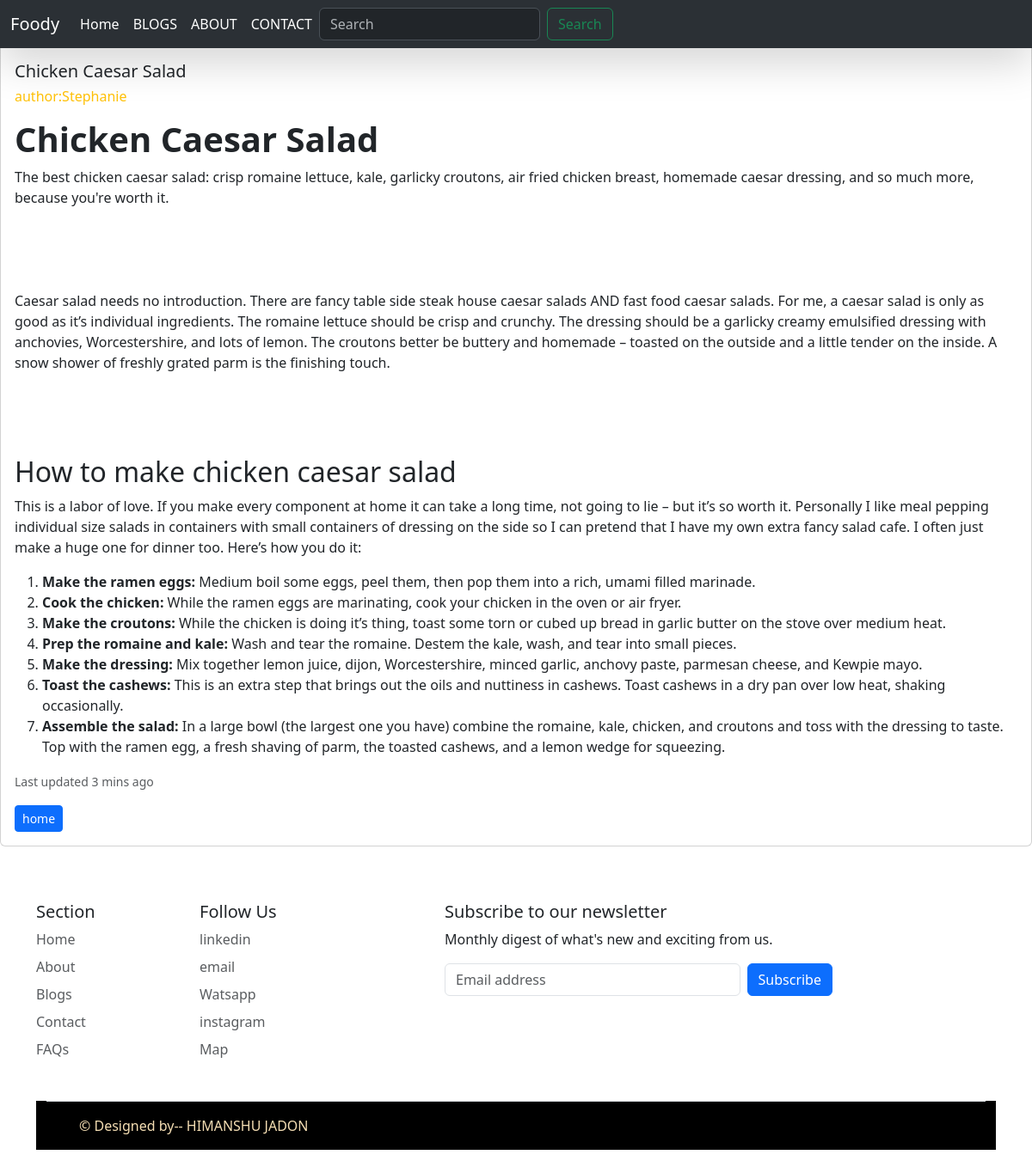
Screenshot of /viewBlog/1/ with the database file from the repository.
### myapp2/models.py (models this page shows, shortened)
class Popular_blogs(models.Model):
    title=models.CharField(max_length=50)
    author=models.CharField(max_length=50)
    date=models.DateField(auto_now_add=True)
    content=RichTextField()
    image = models.ImageField(upload_to = "myapp2/images",default="")
    created_at=models.DateTimeField(auto_now_add=True)

### myapp2/views.py (the view)
# urls.py: path('viewBlog/<int:pk>/',views.view_block,name='viewBlog'),
def view_block(request,pk):    #pk-primary keys
    viewBlog=Popular_blogs.objects.get(pk=pk)
    return render(request,'viewBlog.html',{'viewBlog':viewBlog})

### templates/viewBlog.html (shortened to what this page needs)
{% extends 'home.html' %}
{% load static %}
{% block body %}
<div style="padding-top: 30px;">
<div class="card mb-3">
    <div class="card-body">
      <h5 class="card-title">{{viewBlog.title}}</h5>
      <h6 class="text-warning">author:{{viewBlog.author}} </h6>
      <p class="card-text">{{viewBlog.content|safe}}</p>
      <p class="card-text"><small class="text-body-secondary">Last updated 3 mins ago</small></p>
      <a href="/" class="btn btn-primary btn-sm">home</a>
    </div>
  </div>
</div>
{% endblock %}

### rows the page displays
Popular_blogs: title "Chicken Caesar Salad", author "Stephanie", content "Chicken Caesar Salad The best chicken caesar salad: crisp romaine lettuce, kale, garlicky croutons, air fried chicken breast, homemade caesar dressing, and so much more, because you're worth it. Caesar salad needs no introduction. There are fancy table side steak house caesar salads AND fast food caesar salads. For me, a caesar salad is only as good as it’s individual ingredients. The romaine lettuce should be crisp and crunchy. The dressing should be a garlicky creamy emulsified dressing with anchovies, Worcestershire, and lots of lemon. The croutons better be buttery and homemade – toasted on the outside and a little tender on the inside. A snow shower of freshly grated parm is the…"
